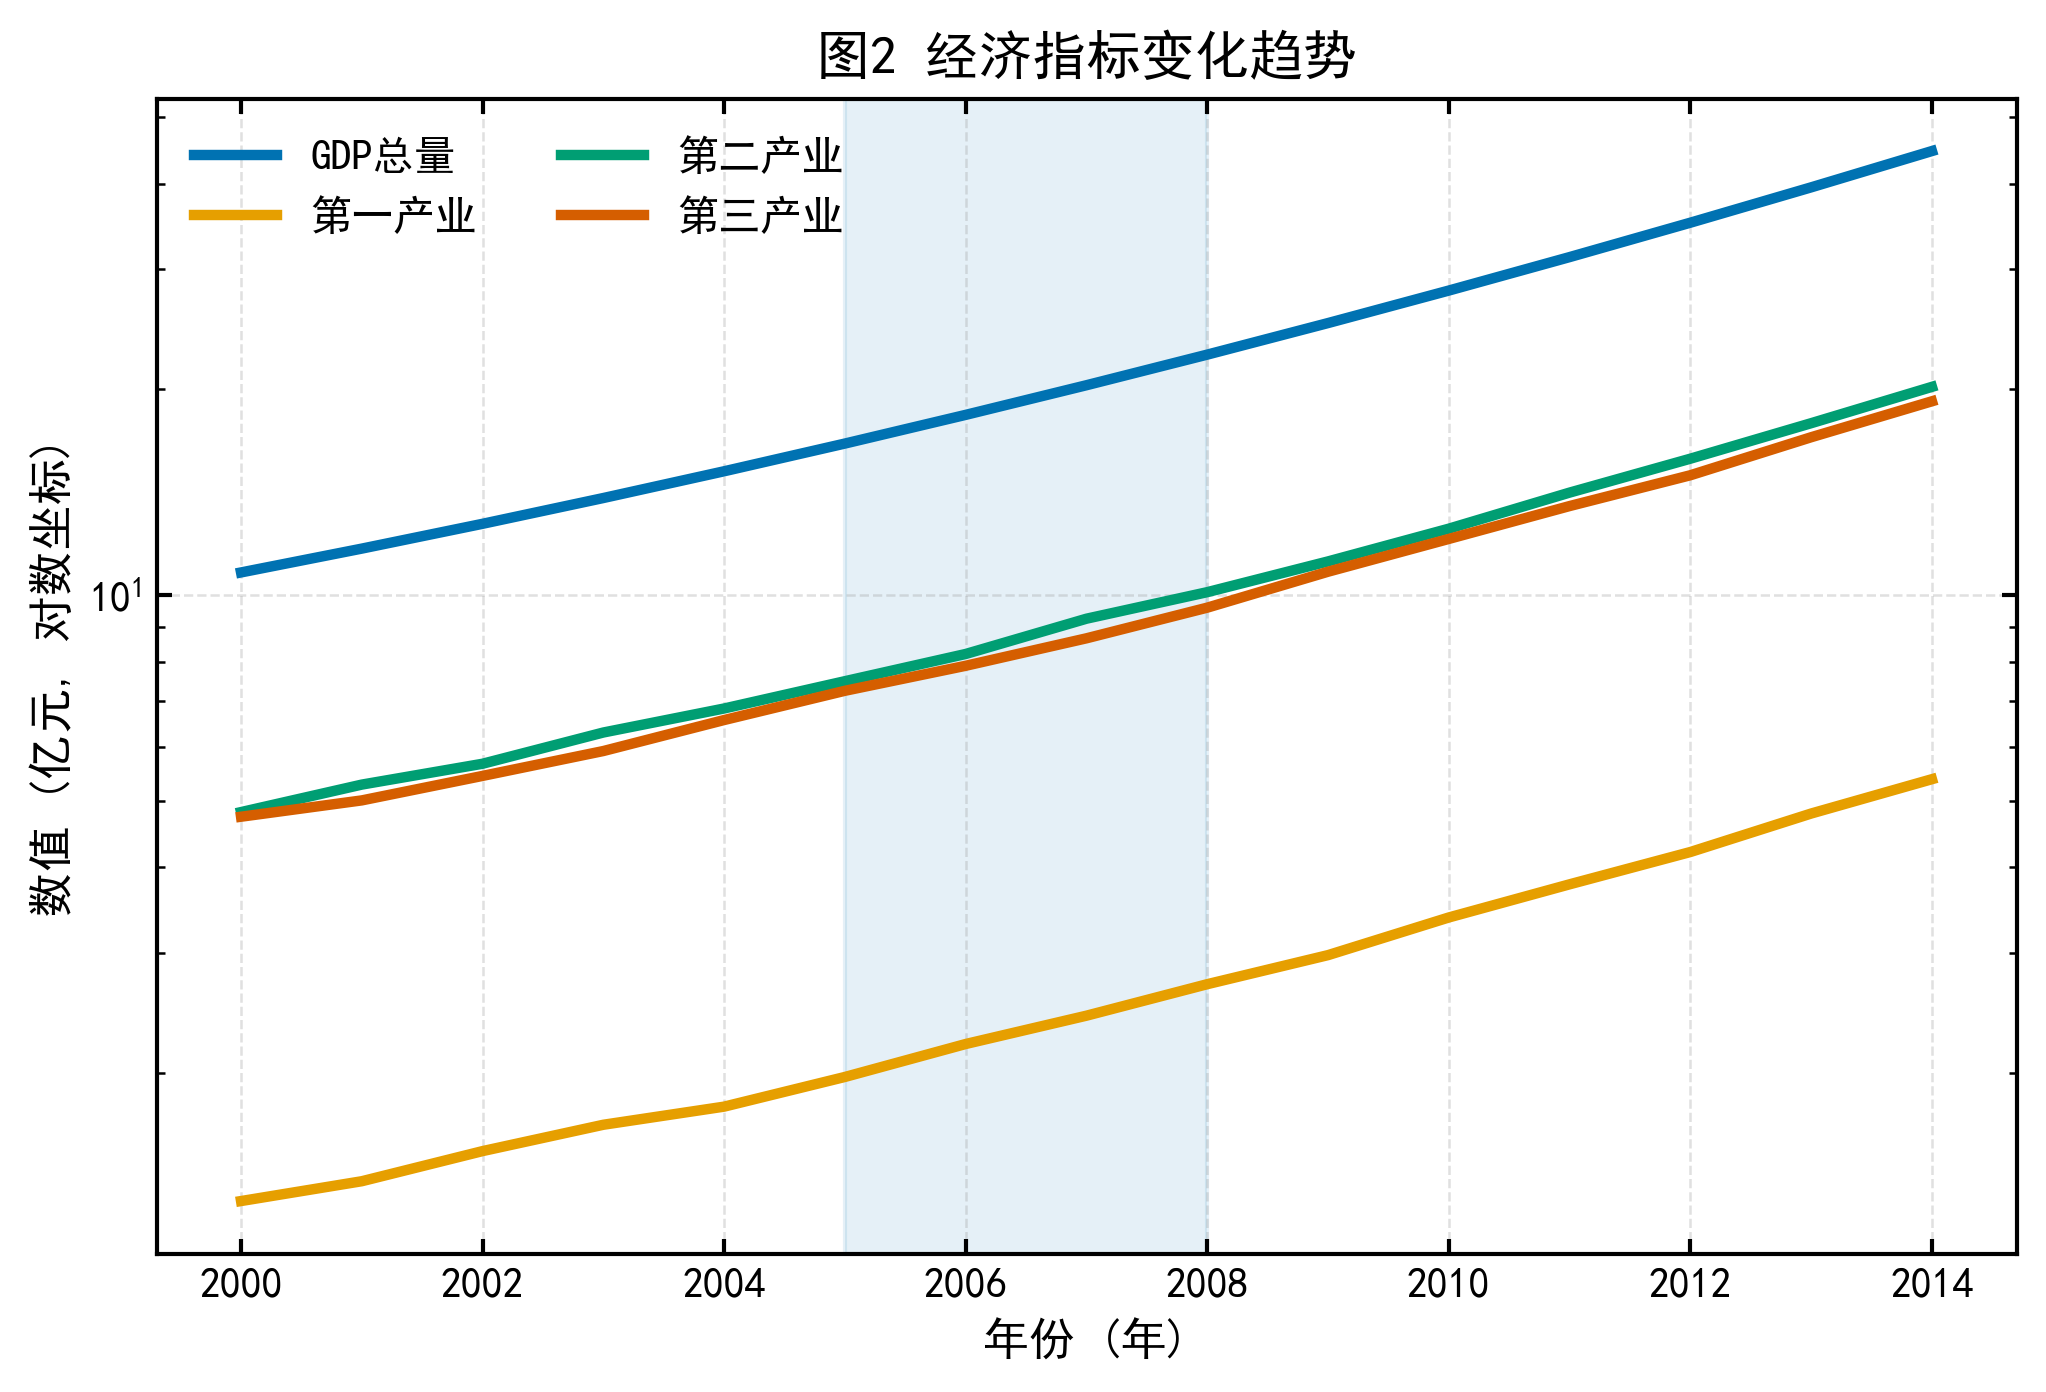

The script that drew this image:
# -*- coding: utf-8 -*-
"""
【图模板 2】对数折线图 —— 多系列折线 + 对数坐标 + 垂直阴影区间
适用场景：数值跨度大的多指标时序（GDP 与各产业、价格指数等）
用法：
    1. 改「① 数据区」：x、多系列数据 Y（每行一个系列）、labels
    2. 改「② 图形设置区」：标题/坐标轴/阴影区间/对数开关
    3. 直接运行本文件，输出到 figures/
依赖：同目录 theme.py（公共色板/字体/保存工具），运行前保持在同一目录
参考样图：素材/参考_对数折线图.png（复刻目标效果）
"""
import numpy as np
import matplotlib.pyplot as plt

from theme import use_theme, C_BLUE, get_color, _grid, save_fig


def multi_line_log(ax, x, Y, labels, *,
                   xlabel="", ylabel="", title="",
                   log_y=True,           # 对数坐标开关
                   shade=None,           # (x0, x1): 垂直阴影区间（按 X 值）
                   ncol=2, legend_loc="upper left"):
    """多系列折线图。Y: (n_series, n_points)；labels 与 Y 的行一一对应。
    shade=(x0, x1)：在指定 X 区间画垂直浅色阴影，突出分析区间。
    """
    n = len(labels)
    for i in range(n):
        ax.plot(x, Y[i], label=labels[i], lw=2.5, color=get_color(i))

    if log_y:
        ax.set_yscale("log")
    if shade is not None:
        x0, x1 = shade
        ax.axvspan(x0, x1, alpha=0.1, color=C_BLUE)
    ax.set_xlabel(xlabel)
    ax.set_ylabel(ylabel)
    ax.set_title(title)
    ax.legend(loc=legend_loc, ncol=ncol)
    _grid(ax)


if __name__ == "__main__":
    use_theme("journal")

    # ① 数据区（替换成你的数据；可用 pandas: Y = df[cols].values.T）
    rng = np.random.default_rng(42)
    x = np.arange(2000, 2015)
    base = np.cumprod(1 + np.linspace(0.08, 0.13, 15)) * 10   # 模拟 GDP 总量
    Y = np.array([
        base,                                                   # GDP总量
        base * 0.12 * (1 + rng.normal(0, 0.01, 15)),            # 第一产业
        base * 0.45 * (1 + rng.normal(0, 0.01, 15)),            # 第二产业
        base * 0.43 * (1 + rng.normal(0, 0.01, 15)),            # 第三产业
    ])
    labels = ["GDP总量", "第一产业", "第二产业", "第三产业"]

    # ② 图形设置区
    fig, ax = plt.subplots(figsize=(8, 5))
    multi_line_log(ax, x, Y, labels,
                   xlabel="年份 (年)", ylabel="数值 (亿元, 对数坐标)",
                   title="图2 经济指标变化趋势",
                   shade=(2005, 2008))    # 突出 2005-2008 区间
    save_fig(fig, "对数折线图")
    plt.show()
